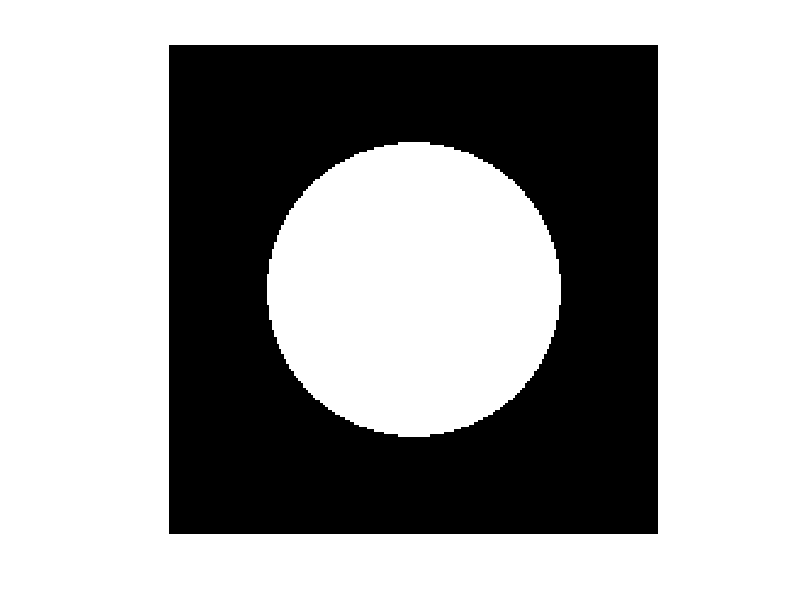

Recreate this plot in MATLAB.
clear all;
close all;
clc;

% Finde alle möglichen Inputs
A = 0;
B = 1;
s = 2;
for i=1:8
	tmp = [A;B];
	A = [zeros(s,1),tmp];
	B = [ones(s,1),tmp];
	s = s*2;
end

datasize = 512;

X = [A;B];

% Finde Lables
y = zeros(datasize,1);
y(find(X(:,5)==0)) = 1;
y(1) = 0;

X = [ones(datasize,1),X];

% Lernen des Gewichtsvektors w
w = rand(10,1);
y_predict = X * w;
idx = find(y_predict < 0);
y_predict = ones(datasize,1);
y_predict(idx,:) = 0;

count = 0;
while(any(y - y_predict))	
	count = count + 1;
	idx = find(y-y_predict,1,'first');
	if(y(idx)==0);
		w = w - X(idx,:)';
	else
		w = w + X(idx,:)';
	endif
	y_predict = X * w;
	idx = find(y_predict < 0);
	y_predict = ones(datasize,1);
	y_predict(idx,:) = 0;		
endwhile


%a circle
[xs,ys]=meshgrid(-100:100);
I=zeros(size(xs));
I(sqrt(xs.^2+ys.^2)<(0.3*size(xs,1)))=1;
 
%display
figure;
imagesc(I); colormap('gray'); axis equal off;

for i=1:199
	for j=1:199
		v = [1,I(i,j:j+2),I(i+1,j:j+2),I(i+2,j:j+2)];
		v = v * w;
		if(v<0)
		kante = 0;
		else
		kante = 1;
		endif 	
		E(i,j) = kante;
	end
end